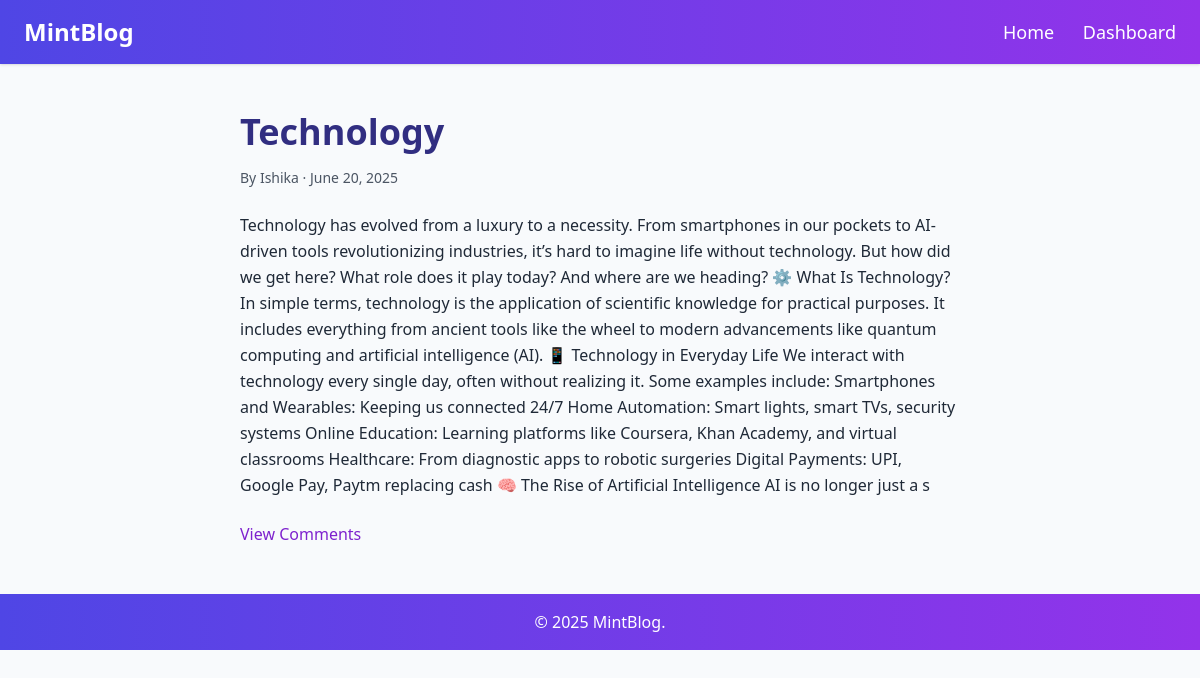
The app's page /blog_detail/1, older data.
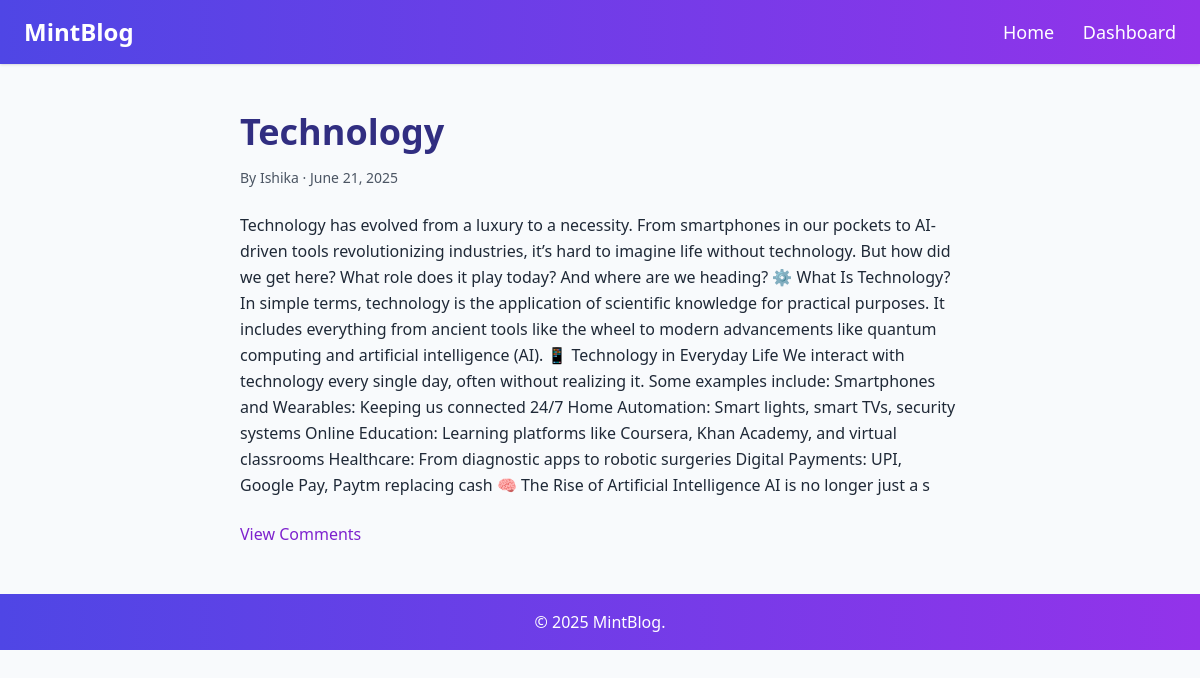
The same page, newer data.
### blog_app/models.py (models this page shows, shortened)
class Blog(models.Model):
    CATEGORIES = [
        ('Technology', 'Technology'),
        ('Lifestyle', 'Lifestyle'),
        ('Education', 'Education'),
        ('Health & Wellness', 'Health & Wellness'),
        ('Business & Finance', 'Business & Finance'),
        ('Travel & Culture', 'Travel & Culture'),
        ('Entertainment', 'Entertainment'),
        ('Personal Growth', 'Personal Growth'),
    ]
    title = models.CharField(max_length=100)
    content=models.TextField()
    created_on=models.DateField(auto_now_add=True)
    category=models.CharField(max_length=100)
    author = models.ForeignKey(User, on_delete=models.CASCADE)

### blog_app/views.py (the view)
# urls.py: path('blog_detail/<int:pk>', views.blog_detail , name='blog_detail'),
def blog_detail(request, pk):
    blog = get_object_or_404(Blog, pk=pk)
    return render(request, 'blogapp/blog_detail.html', {'blog':blog})

### blog_app/templates/blogapp/blog_detail.html (shortened to what this page needs)
<!DOCTYPE html>
<html lang="en">
<head>
  <script src="https://cdn.tailwindcss.com"></script>
</head>
<body class="bg-slate-50 text-gray-800 font-sans">
  <header class="bg-gradient-to-r from-indigo-600 to-purple-600 text-white p-4 shadow">
    <div class="max-w-6xl mx-auto flex justify-between items-center">
      <h1 class="text-2xl font-bold">MintBlog</h1>
      <nav class="space-x-6 text-lg">
        <a href="{% url 'home' %}" class="hover:underline">Home</a>
        <a href="{% url 'dashboard' %}" class="hover:underline">Dashboard</a>
      </nav>
    </div>
  </header>
  <section class="max-w-3xl mx-auto py-12 px-6">
    <h2 class="text-4xl font-bold text-indigo-900 mb-4">{{blog.title}}</h2>
    <p class="text-sm text-gray-600 mb-6"> By {{blog.author.username}} · {{blog.created_on}}</p>
    <p class="mb-6 leading-relaxed">{{blog.content}}</p>
    <a href="{% url 'comments' %}?blog_id={{ blog.id }}" class="text-purple-700 hover:underline">View Comments</a>
  </section>
  <footer class="bg-gradient-to-r from-indigo-600 to-purple-600 text-white text-center p-4">
    © 2025 MintBlog.
  </footer>
</body>
</html>

Row changes from the older to the newer data that the page shows:
changed Blog "Technology": created_on "June 20, 2025" → "June 21, 2025"
